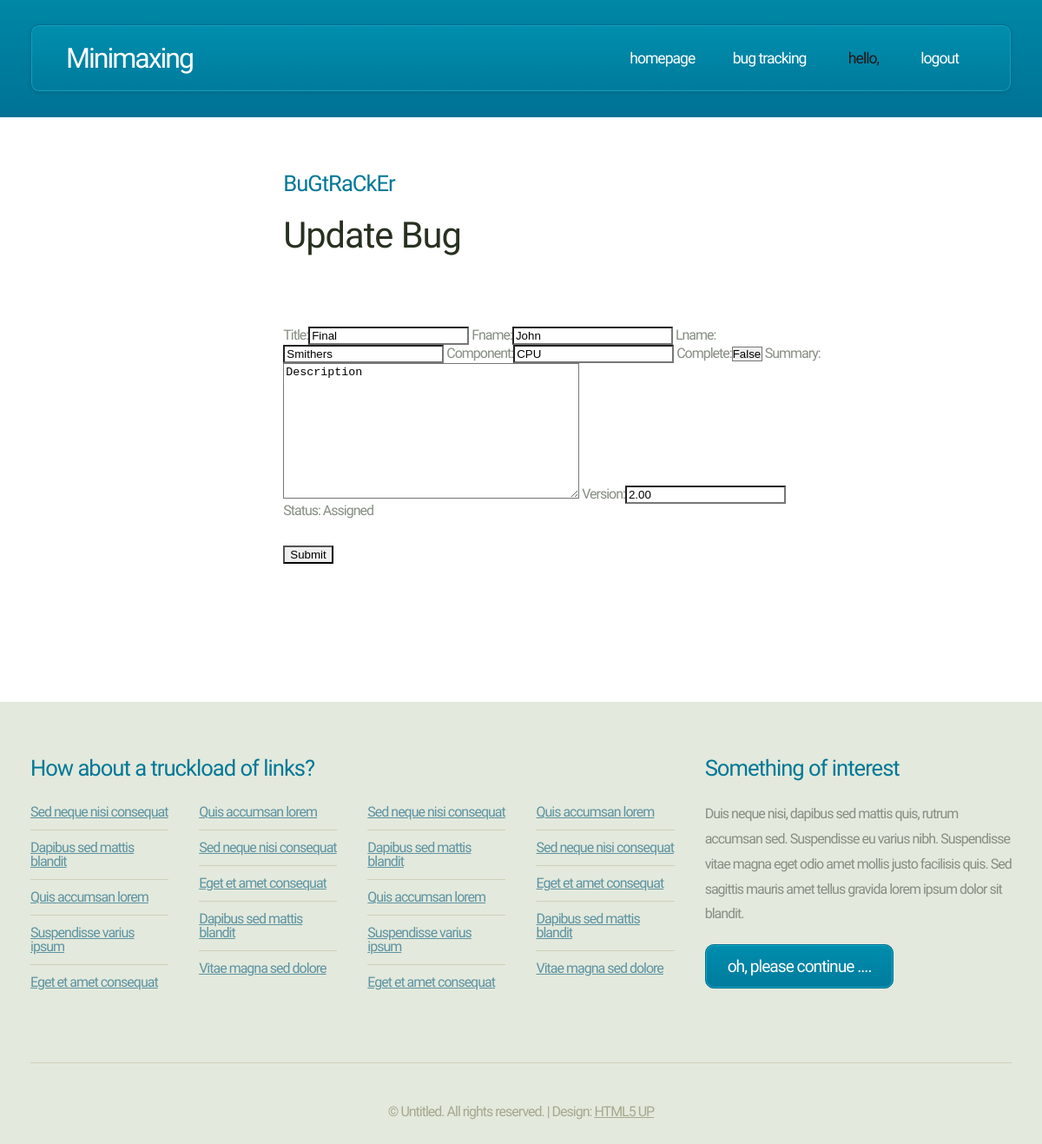
Screenshot of /main/update_bug/17/ (signed in) with the database file from the repository.
### main/models.py (models this page shows, shortened)
class Bug(models.Model):
    title = models.CharField(max_length=200, default='', blank=False)
    fname = models.CharField(max_length=200, default='', blank=True)
    lname = models.CharField(max_length=200, default='', blank=True)
    component = models.CharField(max_length=200, default='', blank=False)
    complete = models.BooleanField(default=False)
    created = models.DateTimeField(auto_now_add=True)
    summary = models.TextField(blank=False, null=True)
    version = models.DecimalField(
        max_digits=4, decimal_places=2, blank=True, null=True)

### main/views.py (the view)
# urls.py: path('update_bug/<str:pk>/', views.updateBug, name='update_bug'),
def updateBug(request, pk):
    bug = Bug.objects.get(id=pk)
    form = BugForm(instance=bug)
    context = {'bug': bug, 'form': form}
    if request.method == 'POST':
        form = BugForm(request.POST, instance=bug)
        if form.is_valid():
            form.save()
        return redirect('/main/bugtracker/')
    return render(request, 'main/update_bug.html', context)

### main/forms.py
class BugForm(forms.ModelForm):
    title = forms.CharField(required=True, widget=forms.TextInput(
        attrs={'placeholder': 'Title of new bug...(Required)'}))
    fname = forms.CharField(required=False, widget=forms.TextInput(
        attrs={'placeholder': 'Owner firstname...'}))
    lname = forms.CharField(required=False, widget=forms.TextInput(
        attrs={'placeholder': 'Owner lastname...'}))
    component = forms.CharField(required=True, widget=forms.TextInput(
        attrs={'placeholder': 'Component...(Required)'}))
    CHOICES = [(True, 'True'), (False, 'False')]
    complete = forms.BooleanField(
        required=False, widget=forms.Select(choices=CHOICES))
    version = forms.DecimalField(required=False, widget=forms.TextInput(
        attrs={'placeholder': 'Version #...'}))
    summary = forms.CharField(required=True, widget=forms.Textarea(
        attrs={'placeholder': 'Description of bug...(Required)'}))
    class Meta:
        model = Bug
        fields = '__all__'

### main/templates/main/update_bug.html (shortened to what this page needs)
{% load static %}
<!DOCTYPE HTML>
<html>
	<head>
		<link rel="stylesheet" href="{% static '\main\assets\css\main.css' %}">
	</head>
	<body>
		<div id="page-wrapper">
				<div id="header-wrapper">
					<div class="container">
						<div class="row">
							<div class="col-12">
								<header id="header">
									<h1><a href="\main\" id="logo">Minimaxing</a></h1>
									<nav id="nav">
										<a href="\main\">Homepage</a>
										<a href="\main\bugtracker\">Bug Tracking</a>
																				{% if user.is_authenticated %}
										<b>Hello, {{user.first_name}}</b>
										<a href="\accounts\logout\">Logout</a>
										{% else %}
										<a href="\accounts\login\">Login</a>
										<a href="\accounts\register\">Register</a>
										{% endif %}
									</nav>
								</header>
							</div>
						</div>
					</div>
				</div>
			{% if user.is_authenticated %}
				<div id="main">
					<div class="container">
						<div class="row main-row">
							<div class="col-3 col-12-medium">
							</div>
							<div class="col-7 col-12-medium imp-medium">
								<section class="middle-content">
									<h2>BuGtRaCkEr</h2>
									<h3>Update Bug</h3>
									<form method="POST" action="">
										<br>
										<br>
										<br>
										<br>
										{{form}}
										<br>
										<h5>Status:
									 {% if bug.fname != '' or bug.lname != '' %}
										Assigned{% else %}New</h5>
										{% endif %}
										<br>
										<br>
										<br>
									<input type="submit" name="Update Bug">
									</form>
								</section>
							</div>
							<div class="col-3 col-12-medium">
							</div>
						</div>
					</div>
				</div>
				<div id="footer-wrapper">
					<div class="container">
						<div class="row">
							<div class="col-8 col-12-medium">
								<section>
									<h2>How about a truckload of links?</h2>
									<div>
										<div class="row">
											<div class="col-3 col-6-medium col-12-small">
												<ul class="link-list">
													<li><a href="#">Sed neque nisi consequat</a></li>
													<li><a href="#">Dapibus sed mattis blandit</a></li>
													<li><a href="#">Quis accumsan lorem</a></li>
													<li><a href="#">Suspendisse varius ipsum</a></li>
													<li><a href="#">Eget et amet consequat</a></li>
												</ul>
											</div>
											<div class="col-3 col-6-medium col-12-small">
												<ul class="link-list">
													<li><a href="#">Quis accumsan lorem</a></li>
													<li><a href="#">Sed neque nisi consequat</a></li>
													<li><a href="#">Eget et amet consequat</a></li>
													<li><a href="#">Dapibus sed mattis blandit</a></li>
													<li><a href="#">Vitae magna sed dolore</a></li>
												</ul>
											</div>
											<div class="col-3 col-6-medium col-12-small">
												<ul class="link-list">
													<li><a href="#">Sed neque nisi consequat</a></li>
													<li><a href="#">Dapibus sed mattis blandit</a></li>
													<li><a href="#">Quis accumsan lorem</a></li>
													<li><a href="#">Suspendisse varius ipsum</a></li>
													<li><a href="#">Eget et amet consequat</a></li>
												</ul>
											</div>
											<div class="col-3 col-6-medium col-12-small">
												<ul class="link-list">
													<li><a href="#">Quis accumsan lorem</a></li>
													<li><a href="#">Sed neque nisi consequat</a></li>
													<li><a href="#">Eget et amet consequat</a></li>
													<li><a href="#">Dapibus sed mattis blandit</a></li>
													<li><a href="#">Vitae magna sed dolore</a></li>
												</ul>
											</div>
										</div>
									</div>
								</section>
							</div>
							<div class="col-4 col-12-medium">
								<section>
									<h2>Something of interest</h2>
									<p>Duis neque nisi, dapibus sed mattis quis, rutrum accumsan sed.
									Suspendisse eu varius nibh. Suspendisse vitae magna eget odio amet
									mollis justo facilisis quis. Sed sagittis mauris amet tellus gravida
									lorem ipsum dolor sit blandit.</p>
									<footer class="controls">
										<a href="#" class="button">Oh, please continue ....</a>
									</footer>
								</section>
							</div>
						</div>
						<div class="row">
							<div class="col-12">
								<div id="copyright">
									&copy; Untitled. All rights reserved. | Design: <a href="http://html5up.net">HTML5 UP</a>
								</div>
							</div>
						</div>
					</div>
				</div>
		</div>
										{%else%}
        <h2>Please
								<a href="\accounts\login\">Login</a>&nbsp;Or&nbsp;
							<a href="\accounts\register\">Register</a></h2>
       {%endif%}
	</body>
</html>

### rows the page displays
Bug: title "Final", fname "John", lname "Smithers", component "CPU", complete "False", summary "Description", version "2.00"
